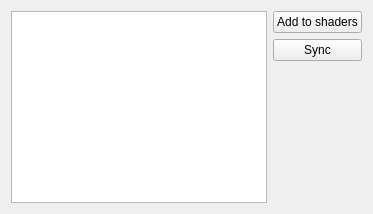
             <widget class="QWidget" name="shadersWikiTab">
              <attribute name="title">
               <string>Wiki</string>
              </attribute>
              <layout class="QHBoxLayout" name="shadersWikiTabLayout">
               <item>
                <widget class="QListWidget" name="shadersWikiList">
                 <property name="dragDropMode">
                  <enum>QAbstractItemView::DragDropMode::InternalMove</enum>
                 </property>
                 <property name="defaultDropAction">
                  <enum>Qt::DropAction::IgnoreAction</enum>
                 </property>
                </widget>
               </item>
               <item>
                <layout class="QVBoxLayout" name="shadersWikiLayout">
                 <item>
                  <widget class="QPushButton" name="shadersWikiAdd">
                   <property name="text">
                    <string>Add to shaders</string>
                   </property>
                  </widget>
                 </item>
                 <item>
                  <widget class="QPushButton" name="shadersWikiSync">
                   <property name="text">
                    <string>Sync</string>
                   </property>
                  </widget>
                 </item>
                 <item>
                  <spacer name="shadersWikiSpacer">
                   <property name="orientation">
                    <enum>Qt::Orientation::Vertical</enum>
                   </property>
                   <property name="sizeHint" stdset="0">
                    <size>
                     <width>20</width>
                     <height>40</height>
                    </size>
                   </property>
                  </spacer>
                 </item>
                </layout>
               </item>
              </layout>
             </widget>
